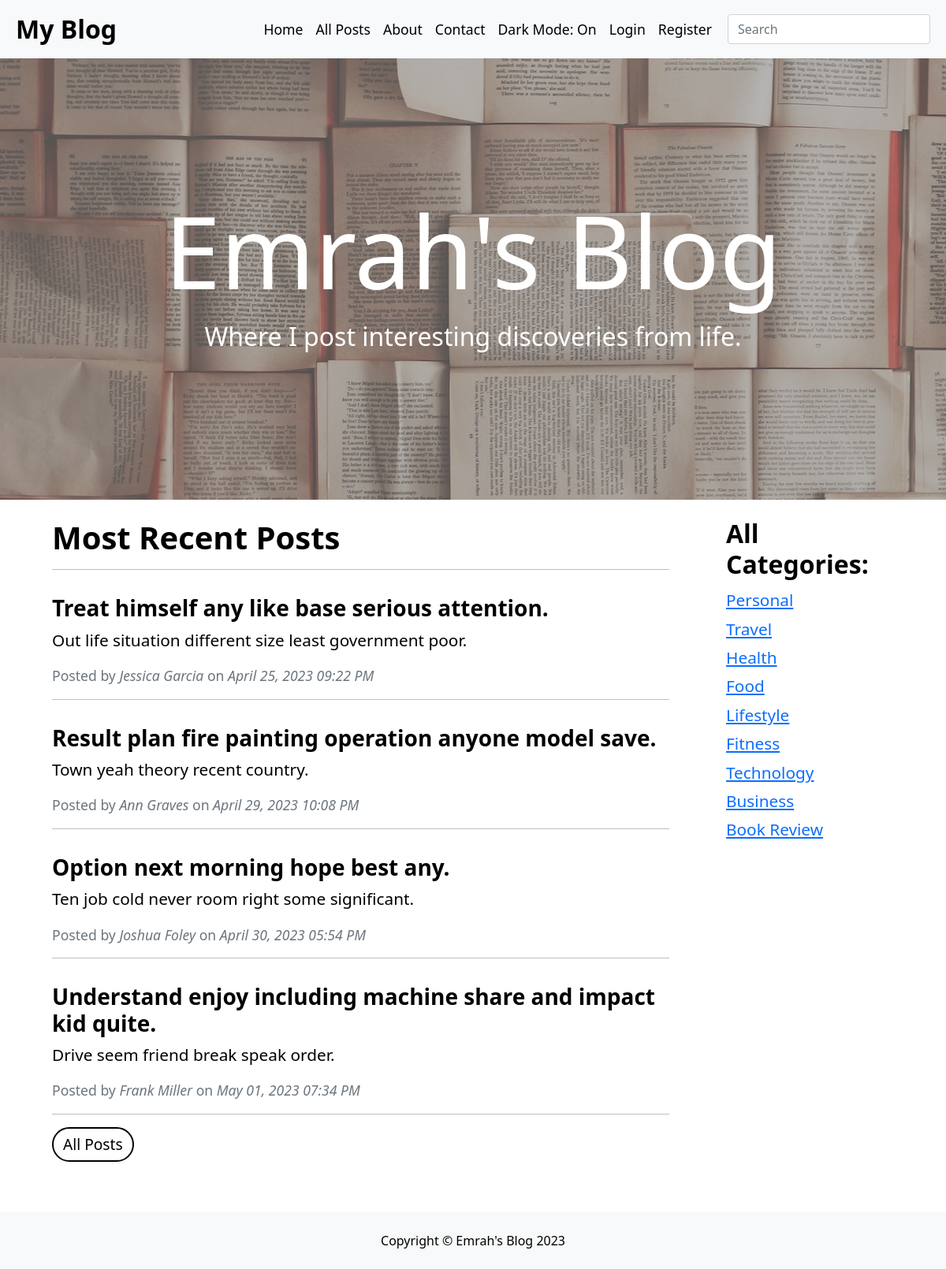
The page / on the database its author committed.
### models.py (models this page shows)
class Posts(db.Model):
    id = db.Column(Integer(), primary_key=True)
    title = db.Column(String(80), unique=True, nullable=False)
    subtitle = db.Column(String(80), unique=True, nullable=False)
    author = db.Column(String(100), nullable=False)
    body = db.Column(String(), unique=True, nullable=False)
    img_src = db.Column(String(), nullable=False)
    date = db.Column(String(), nullable=False)
    category = db.Column(String(), nullable=False)
    __table_args__ = (
        CheckConstraint(
            category.in_(categories),
            name='category_check'
        ),
    )
    comments = db.relationship('Comments', backref='post_comments', lazy=True)

### main.py (the view)
@app.route('/')
def index():
    categories = ["Personal", "Travel", "Health", "Food", "Lifestyle", "Fitness", "Technology", "Business", "Book Review"]
    posts = db.session.query(Posts).all()
    show = []
    for _ in range(4):
        min = posts[0]
        for post in posts:
            if datetime.strptime(post.date, "%B %d, %Y %I:%M %p") < datetime.strptime(min.date, "%B %d, %Y %I:%M %p"):
                min = post
        min_post = db.session.query(Posts).filter(Posts.id == min.id).first()
        posts.remove(min_post)
        show.append(min)
    return render_template('index.html', posts=show, categories=categories)

### templates/index.html (shortened to what this page needs)
{% extends 'layout.html' %}
{% block body %}
<div div="container justify-content-center align-items-center" id="main_img_div">
    <img src="/static/images/books.jpg">
    <div class="flex-column justify-content-center align-items-center" id="main_img_words">
        <h1>Emrah's Blog</h1>
        <p>Where I post interesting discoveries from life.</p>
    </div>
</div>
<div class="container">
    <div class="row row-cols-1 row-cols-sm-1 row-cols-md-2 row-cols-lg-3">
        <div class="col-lg-9 col-md-12">
            <div class="main_posts container mt-4">
                <h1><b>Most Recent Posts</b></h1>
                <hr>
                {% for post in posts %}
                <div class="row d-flex justify-content-center">
                    <div class="main_posts_text col-xl-12 mt-3" onclick="window.location.pathname = '/post/' + {{ post.id }} ">
                        <h3 class="main-post-title"><b>{{ post.title }}</b></h3>
                        <p class="main-post-subtitle">{{ post.subtitle }}</p>
                        <p class="main-post-info text-muted">Posted by <i>{{ post.author }}</i> on <i>{{ post.date }}</i></p>
                        <hr>
                    </div>
                </div>
                {% endfor %}
                <button type="button" id="new_post_button" class="btn btn-primary mb-5" onclick="window.location.pathname = '/all'">All Posts</button>
            </div>
        </div>
        <div class="col-3">
            <div class="main_posts container mt-4">
                <div class="row d-flex justify-content-start">
                    <div class="col-xl-12">
                        <h2><b>All Categories:</b></h2>
                        <ul style="list-style: none; padding: 0;line-height: 1.75em;">
                            {% for category in categories %}
                            <li><a href="/category/{{ category }}">{{ category }}</a></li>
                            {% endfor %}
                        </ul>
                    </div>
                </div>
            </div>
        </div>
    </div>
</div>
{% endblock %}

### templates/layout.html (shortened to what this page needs)
<!DOCTYPE html>
<html lang="en">
<head>
    <link href="https://cdn.jsdelivr.net/npm/bootstrap@5.0.2/dist/css/bootstrap.min.css" rel="stylesheet">
    <link rel="stylesheet" href="/static/styles.css">
</head>
<body>
    <nav class="navbar navbar-expand-lg navbar-custom" id="navbar-custom">
      <div class="container-fluid">
        <div class="col-1">
          <a class="navbar-color navbar-brand p-2" href="/" style="font-size: 2rem;"><b>My Blog</b></a>
        </div>
        <div class="navbar-collapse collapse justify-content-end me-2 p-2 pe-0" id="navbarsExample05" style="font-size: 1.1rem;">
          <ul class="navbar-nav">
            <li class="nav-item">
              <a class="navbar-color nav-link active" aria-current="page" href="/">Home</a>
            </li>
            <li class="nav-item">
              <a class="navbar-color nav-link active" aria-current="page" href="/all">All Posts</a>
            </li>
            {% if current_user.is_anonymous %}
            <li class="nav-item">
              <a class="navbar-color nav-link active" aria-current="page" href="/about">About</a>
            </li>
            <li class="nav-item">
              <a class="navbar-color nav-link active" aria-current="page" href="/contact">Contact</a>
            </li>
            <li class="nav-item">
              <a class="navbar-color nav-link active" aria-current="page" id="dark_mode" data-color="light" href="">Dark Mode: On</a>
            </li>
            <li class="nav-item">
              <a class="navbar-color nav-link active" aria-current="page" href="/login">Login</a>
            </li>
            <li class="nav-item me-2">
              <a class="navbar-color nav-link active" aria-current="page" href="/register">Register</a>
            </li>
            {% endif %}
          </ul>
          <form class="form-inline ms-1 my-md-0" id="search_form">
            <input class="form-control" type="text" placeholder="Search" id="search_form_input">
          </form>
        </div>
      </div>
    </nav>
    {% block body %}{% endblock %}
    <div class="d-flex justify-content-center pt-4 pb-2 mt-3 navbar-color" id="footer">
      <p>Copyright © Emrah's Blog {{ " "|current_year }}</p>
    </div>
</body>
</html>

### static/styles.css (style rules this page uses)
body { background-color: white; color: black; }
#navbar-custom, #footer { background-color: #F8F9FA; color: black; }
.navbar-color { color: black; }
.btn { background-color: white; color: black; border: 2px solid black; border-radius: 50px; font-size: 1.2rem; }
#main_img_div { width: 100%; height: 70vh; overflow: hidden; position: relative; }
#main_img_div img { contain: fit; filter: contrast(50%); }
#main_img_words { position: absolute; color: white; width: 100%; text-align: center; top: 50%; right: 50%; left: 50%; transform: translate(-50%, -50%); }
#main_img_words h1 { font-size: 8rem; }
#main_img_words p { font-size: 2rem; }
.main_posts { width: 100%; font-size: 1.3rem; }
.main-post-info { font-size: 1.1rem; }
.main_posts_text { transition: all .1s ease-in-out; }
@media (min-width: 992px) { .btn { padding: 6px 12px; } }

### rows shown on the page
Posts: title "Treat himself any like base serious attention.", subtitle "Out life situation different size least government poor.", author "Jessica Garcia", date "April 25, 2023 09:22 PM"
Posts: title "Result plan fire painting operation anyone model save.", subtitle "Town yeah theory recent country.", author "Ann Graves", date "April 29, 2023 10:08 PM"
Posts: title "Option next morning hope best any.", subtitle "Ten job cold never room right some significant.", author "Joshua Foley", date "April 30, 2023 05:54 PM"
Posts: title "Understand enjoy including machine share and impact kid quite.", subtitle "Drive seem friend break speak order.", author "Frank Miller", date "May 01, 2023 07:34 PM"

### other values the page prints
{{ category }} "Personal" "Travel" "Health" "Food" "Lifestyle" "Fitness" "Technology" "Business" "Book Review"
{{ " "|current_year }} "2023"
